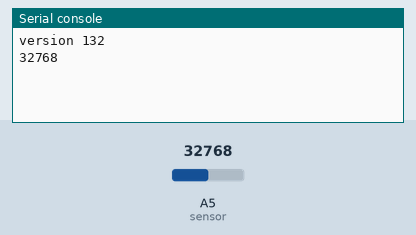
Simulated run of this program. Board: CircuitPython board. On the bench: the last lines printed to the serial console. Inputs (shaded band) come from the test bench; at power-on: A5 (sensor) = 32768 (analog values on the 0–65535 scale).

Above: at 1.2 s.
1.3 s: A5 (sensor) set to 45874
At 6.4 s:
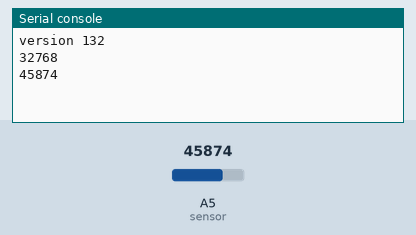
7.3 s: A5 (sensor) set to 57670
At 11.4 s:
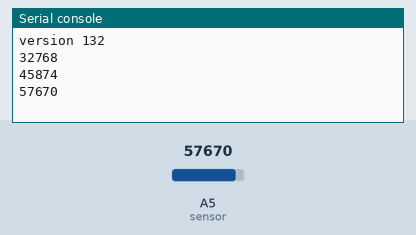
Timing chart, 0 to 12.9 s (numbered marks = the images above; inputs shaded):
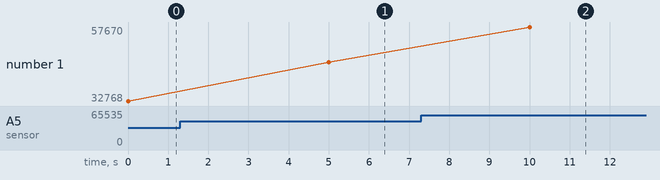

Measured:
- after the input at 1.3 s, the serial console: prints a new line after 3.7 s (image 1)
- after the input at 7.3 s, the serial console: prints a new line after 2.7 s (image 2)
- plotted number 1: 32768 → 45874 after the input at 1.3 s, 45874 → 57670 after the input at 7.3 s

The program:

sensor_mockup.py
```python
# Write your code here :-)
# Write your code here :-)

print('version 132')

import time
import board
from digitalio import DigitalInOut, Direction, Pull
import analogio

sensor = analogio.AnalogIn(board.A5)
while(1):

    print(sensor.value)
    time.sleep(5)

'''
A = DigitalInOut(board.D10)
A.direction = Direction.OUTPUT

# Startup Light
A.value = True
time.sleep(0.1)
A.value = False

B = DigitalInOut(board.D11)
B.direction = Direction.OUTPUT

'''
```
